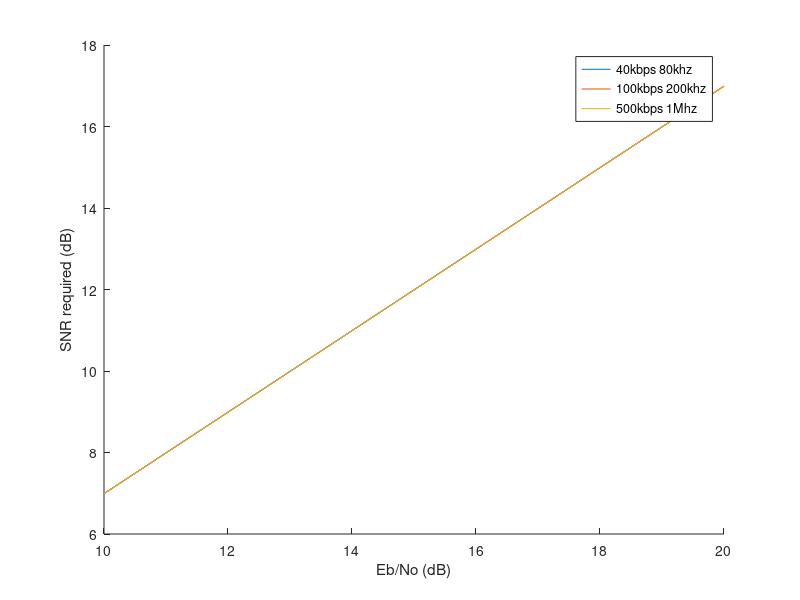
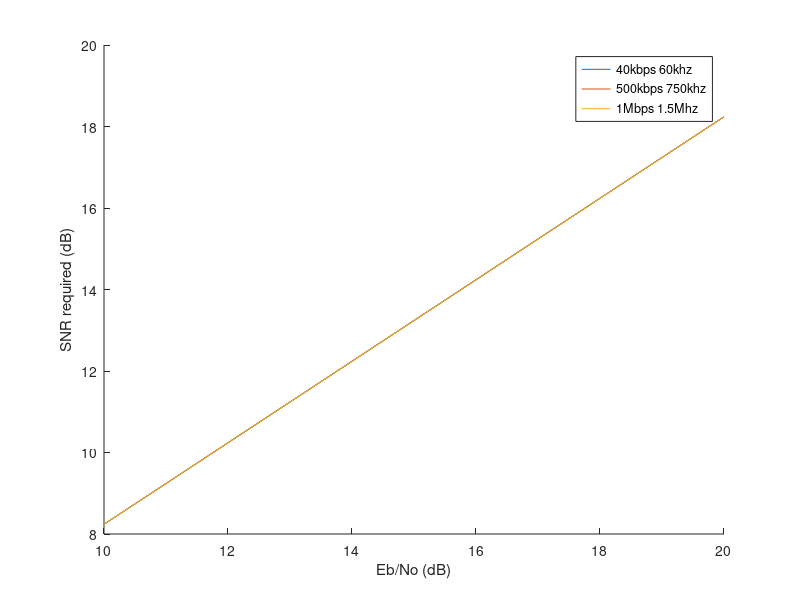

Reproduce these figures in MATLAB, in order.
close all;

selectedEbNo = 10:.1:20;

SNRdr40kbw80k = selectedEbNo + 10*log10(40e3/80e3); % 2-FSK
SNRdr100kbw200k = selectedEbNo + 10*log10(40e3/80e3); % 2-FSK
SNRdr500kbw1M = selectedEbNo + 10*log10(500e3/1e6); % 2-FSK
SNRdr40kbw60k = selectedEbNo + 10*log10(40e3/60e3); % 4-FSK
SNRdr500kbw750k = selectedEbNo + 10*log10(500e3/750e3); % 4-FSK
SNRdr1Mbw1_5M = selectedEbNo + 10*log10(1e6/1.5e6); % 4-FSK

figure(1);
hold on;
plot(selectedEbNo, SNRdr40kbw80k);
plot(selectedEbNo, SNRdr100kbw200k);
plot(selectedEbNo, SNRdr500kbw1M);

legend("40kbps 80khz", "100kbps 200khz", "500kbps 1Mhz");
ylabel("SNR required (dB)")
xlabel("Eb/No (dB)")

figure(2);
hold on;
plot(selectedEbNo, SNRdr40kbw60k);
plot(selectedEbNo, SNRdr500kbw750k);
plot(selectedEbNo, SNRdr1Mbw1_5M);

legend("40kbps 60khz", "500kbps 750khz", "1Mbps 1.5Mhz");
ylabel("SNR required (dB)")
xlabel("Eb/No (dB)")
